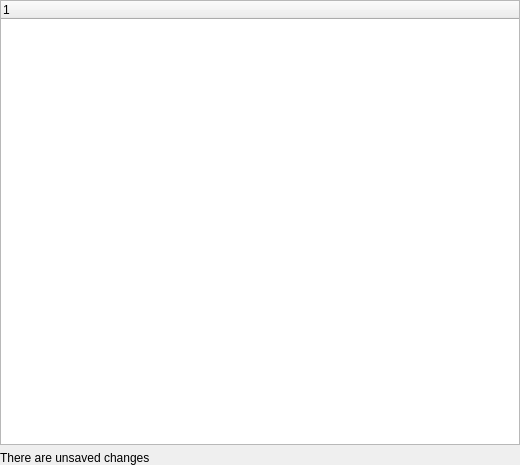
<?xml version="1.0" encoding="UTF-8"?>
<ui version="4.0">
 <class>KeysPage</class>
 <widget class="QWidget" name="KeysPage">
  <property name="geometry">
   <rect>
    <x>0</x>
    <y>0</y>
    <width>520</width>
    <height>465</height>
   </rect>
  </property>
  <property name="windowTitle">
   <string>Form</string>
  </property>
  <layout class="QGridLayout" name="gridLayout">
   <property name="horizontalSpacing">
    <number>0</number>
   </property>
   <property name="margin">
    <number>0</number>
   </property>
   <item row="0" column="0" colspan="2">
    <widget class="QTreeWidget" name="keysTree">
     <column>
      <property name="text">
       <string notr="true">1</string>
      </property>
     </column>
    </widget>
   </item>
   <item row="1" column="0" colspan="2">
    <widget class="QLabel" name="unsavedL">
     <property name="text">
      <string>There are unsaved changes</string>
     </property>
    </widget>
   </item>
  </layout>
 </widget>
 <resources/>
 <connections/>
</ui>
